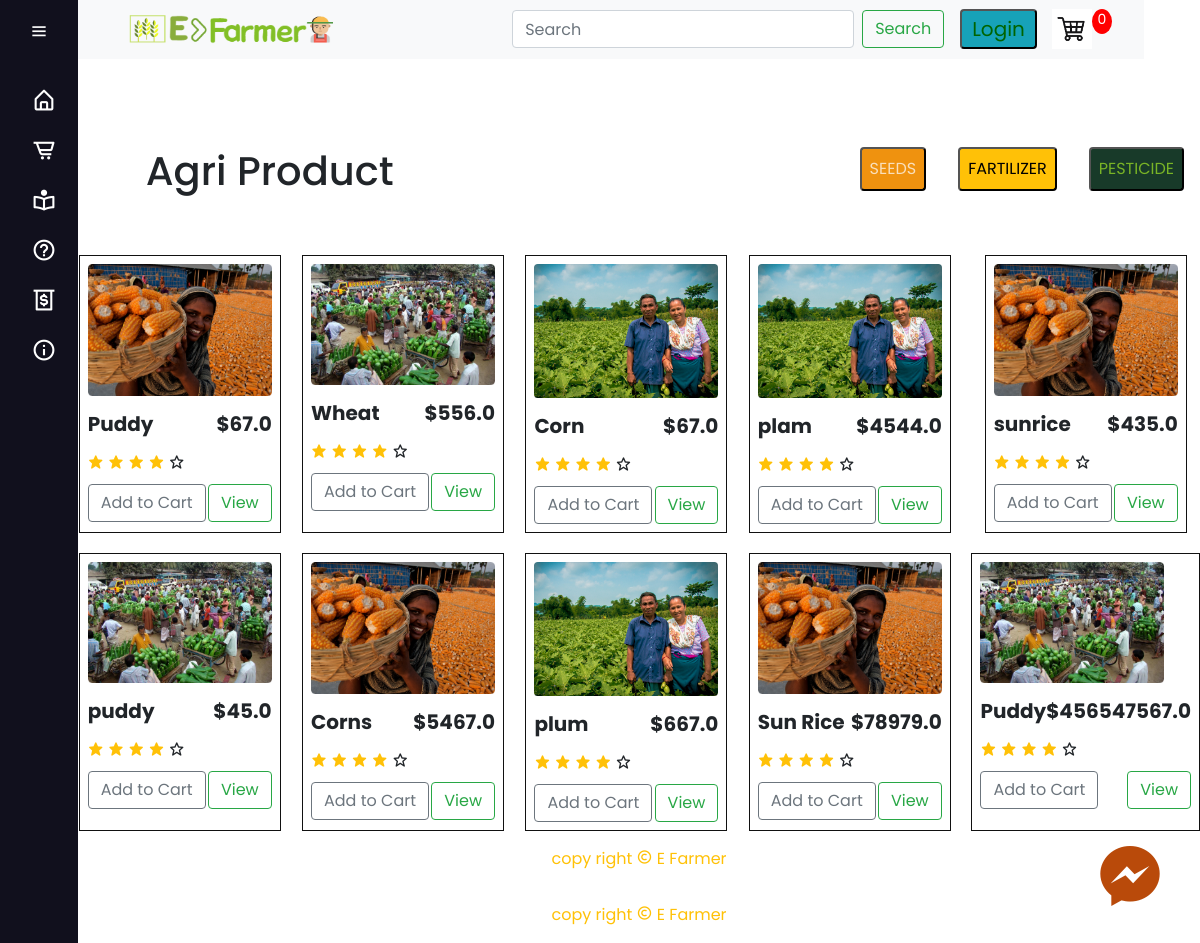
/store/, run on the app's committed database.
### farmer/models/seedModels.py (models this page shows, shortened)
class Product(models.Model):
	name = models.CharField(max_length=200)
	price = models.FloatField()
	digital = models.BooleanField(default=False,null=True, blank=True)
	image = models.ImageField(null=True, blank=True)
	@property
	def imageURL(self):
		try:
			url = self.image.url
		except:
			url = ''
		return url

### farmer/views.py (the view)
# urls.py: path('store/',views.store, name = "store"),
def store(request):
	data = cartData(request)
	cartItems = data['cartItems']
	order = data['order']
	items = data['items']
	products = Product.objects.all()
	context = {'products':products, 'cartItems':cartItems}
	return render(request, 'farmer/store/store.html', context)

### farmer/utils.py (called while the page is built, shortened)
def cookieCart(request):
	try:
		cart = json.loads(request.COOKIES['cart'])
	except:
		cart = {}
		print('CART:', cart)
	items = []
	order = {'get_cart_total':0, 'get_cart_items':0, 'shipping':False}
	cartItems = order['get_cart_items']
	return {'cartItems':cartItems ,'order':order, 'items':items}

def cartData(request):
	if request.user.is_authenticated:
		customer = request.user.customer
		order, created = Order.objects.get_or_create(customer=customer, complete=False)
		items = order.orderitem_set.all()
		cartItems = order.get_cart_items
	else:
		cookieData = cookieCart(request)
		cartItems = cookieData['cartItems']
		order = cookieData['order']
		items = cookieData['items']
	return {'cartItems':cartItems ,'order':order, 'items':items}

### farmer/templates/farmer/store/store.html (shortened to what this page needs)
{% extends 'farmer/main.html' %}
{% load static %}
{% block content %}
 <div class="mt-4 pt-5 d-flex flex-row-reverse bd-highlight">
	<a href="{% url 'pesticide' %}"><button style="background-color: #183a29 ; color: #79b426;" class = "m-3   p-2 rounded " data-product="{{product.id}}" data-action="add" class="btn btn-outline-secondary add-btn update-cart">PESTICIDE</button></a>
	<a href="{% url 'fartilizer' %}"><button  class = "m-3 bg-warning p-2 rounded " data-product="{{product.id}}" data-action="add" class="btn btn-outline-secondary add-btn update-cart">FARTILIZER</button></a>
	<a href="{% url 'store' %}"><button style="background-color: #ef920f ; color: #f9dfbc;"  class = "m-3 p-2 rounded " data-product="{{product.id}}" data-action="add" class="btn btn-outline-secondary add-btn update-cart">SEEDS  </button></a>
	<h1 style="padding-right : 450px;" class="pt-3"  >Agri Product </h1>
</div>
<div class="items mt-5">
	{% for product in products %}
	<div class="item">
		<img class="thumbnail p-2" src="{{product.imageURL}}">
		<div class="item-details">
			<div class="p-2 d-flex justify-content-between" style = "display: flex; ">
				<h5><strong>{{product.name}}</strong></h5>
				<h5><strong>${{product.price}}</strong></h5>
			</div>
			<div class="rating pl-2">
				<i class = 'bx bxs-star text-warning'></i>
				<i class = 'bx bxs-star text-warning'></i>
				<i class = 'bx bxs-star text-warning'></i>
				<i class = 'bx bxs-star text-warning'></i>
				<i class = 'bx bx-star'></i>
			</div>
			<div class="item_info p-2 d-flex justify-content-between">
				<button data-product="{{product.id}}" data-action="add" class="btn btn-outline-secondary add-btn update-cart">Add to Cart</button>
				<button data-product="{{product.id}}"   type="button" class="btn btn-outline-success update-cart "  data-bs-toggle="modal" data-bs-target="#staticBackdrop" >View</button>
			</div>
		</div>
	</div>
	{% endfor %}
</div>
<p class="text-center text-warning pt-3">copy right <i class='bx bx-copyright'></i> E Farmer</p>
{% endblock content %}

### static/css/navbar.css (style rules this page uses)
* { margin: 0; padding: 0; box-sizing: border-box; font-family: "poppins",sans-serif; }
body { min-height: 100vh; width: 100%; }

### static/css/store.css (style rules this page uses)
* { margin: 0; padding: 0; }
body { font-family: 'Poppins', sans-serif; background-color: #f9dfbc; }
.item { border: 1px solid #111; height: 100%; }
.items { display: grid; grid-gap: 20px; place-items: center; }
.items { grid-template-columns: repeat(5, 1fr); }
.item img { width: 200px; }
.btn { border-radius: 0; }

### static/css/home.css (style rules this page uses)
*,*::before,*::after { box-sizing: border-box; }

### static/css/solution.css (style rules this page uses)
* { margin: 0; padding: 0; }

### data on the page
Product: imageURL (picture), name "Puddy", price "67.0"
Product: imageURL (picture), name "Wheat", price "556.0"
Product: imageURL (picture), name "Corn", price "67.0"
Product: imageURL (picture), name "plam", price "4544.0"
Product: imageURL (picture), name "sunrice", price "435.0"
Product: imageURL (picture), name "puddy", price "45.0"
Product: imageURL (picture), name "Corns", price "5467.0"
Product: imageURL (picture), name "plum", price "667.0"
Product: imageURL (picture), name "Sun Rice", price "78979.0"
Product: imageURL (picture), name "Puddy", price "456547567.0"

### other printed values
{{ cartItems }} "0"
